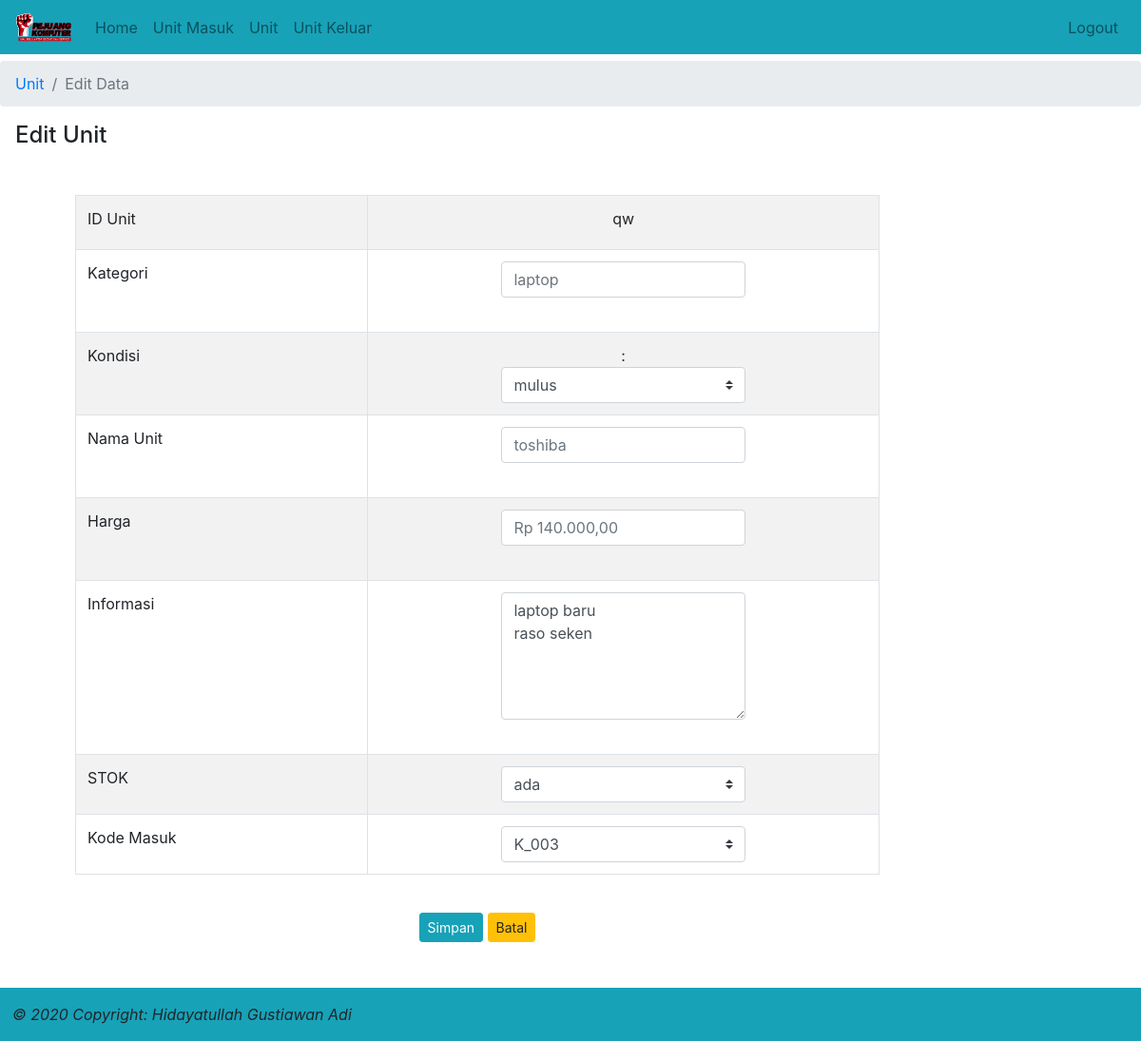
Screenshot of /Uedit.php?id_unit=qw (signed in) with the database file from the repository.
### tables this page shows
CREATE TABLE `unit` (
  `id_unit` varchar(10) NOT NULL,
  `kategori` varchar(20) NOT NULL,
  `kondisi` varchar(10) NOT NULL,
  `nm_unit` varchar(50) NOT NULL,
  `harga` int(10) NOT NULL,
  `informasi` varchar(200) NOT NULL,
  `stok` varchar(10) NOT NULL,
  `kd_masuk` char(5) NOT NULL
);

CREATE TABLE `dt_unit_masuk` (
  `kd_masuk` char(5) NOT NULL,
  `harga_beli` int(10) NOT NULL,
  `tgl_masuk` date NOT NULL
);

### Uedit.php (the view, shortened to what this page needs)
<?php include('index.php');?>
<!DOCTYPE html>
<html>
<head>
</head>
<body>
<nav aria-label="breadcrumb">
	<ol class="breadcrumb mt-3">
    	<li class="breadcrumb-item"><a href="unit(2).php">Unit</a></li>
    	<li class="breadcrumb-item active" aria-current="page">Edit Data</li>
    </ol>
</nav>
<div class="mt-3 m-3">
<h4 class="mt-2">Edit Unit</h4>
<?php
        function rupiah($angka){
            $format_rupiah = "Rp " . number_format($angka,2,',','.');
            return $format_rupiah;
        }
$id_unit = $_GET['id_unit'];
$query = mysql_query("SELECT * FROM unit WHERE id_unit='$id_unit'")or die(mysql_error());
while($fdata = mysql_fetch_array($query)){
?>
	<form action="cek_Uedit.php" method="post">
<div class="table table-responsive mt-3  m-5 col-9">
	<table align="center" class="table table-bordered table-striped table-hover">
    	<tr>
			<td width="90">
            	<label class="teks_inputUnit">ID Unit</label>
            </td>
			<td width="167" align="center">
            	<input type="hidden" name="id_unit" class="form-control col-sm-6" value="<?php echo $fdata['id_unit'] ?>"><?php echo $fdata['id_unit'] ?>
 			</td>
        </tr>
        <tr>
			<td>
            	<label class="teks_inputUnit">Kategori</label>
            </td>
			<td align="center">
            	<input type="text" name="kategori" class="form-control col-sm-6" placeholder="<?php echo $fdata['kategori'] ?>" required><br>
            </td>
        </tr>
        <tr>
			<td>Kondisi
            </td>
		  	<td align="center"> : <br>
   	        	<select name="kondisi" class="custom-select col-sm-6" placeholder="<?php echo $fdata['kondisi'] ?>" required>
    	        	<option value="mulus">mulus</option>
          		</select>
            </td>
        </tr>
        <tr>
			<td>Nama Unit
            </td>
			<td align="center">
            	<input type="text" name="nm_unit" class="form-control col-sm-6" placeholder="<?php echo $fdata['nm_unit'] ?>" required><br>
 			</td>
        </tr>
        <tr>
			<td>Harga
            </td>
			<td align="center">
            	<input type="text" name="harga" class="form-control col-sm-6" placeholder="<?php echo rupiah($fdata['harga']) ?>" required><br>
 			</td>
        </tr>
        <tr>
			<td>
				<label class="teks_inputUnit">Informasi</label>
            </td>
			<td align="center">
            	<textarea name="informasi" cols="45" rows="5" class="form-control col-sm-6" placeholder="<?php echo $fdata['informasi'] ?>"><?php echo $fdata['informasi'] ?></textarea>
            <br>
 			</td>
        </tr>
        <tr>
			<td>STOK
            </td>
			<td align="center">
            	<select name="stok" class="custom-select col-sm-6" placeholder="<?php echo $fdata['stok'] ?>" required>
			  		<option value="ada">ada</option>
			  	</select><br>
		   </td>
        </tr>
        <tr>
			<td>Kode Masuk</td>
        	<td align="center">
            	<select name="kd_msk" class="custom-select col-sm-6" placeholder="<?php echo $fdata['kd_masuk'] ?>" required>
                 		<?php
							$query_mysql = mysql_query("SELECT * FROM dt_unit_masuk")or die(mysql_error());
				 			while($data = mysql_fetch_array($query_mysql))
							{
								echo "<option value='$data[kd_masuk]'";
									if($data['kd_masuk'] == $fdata['kd_masuk']) echo "selected";
								echo ">$data[kd_masuk]</option>";
							}
						?>
          		</select>
           	</td>
        </tr>
	</table>
        	<center>
 			<br>
          <button type="submit" class="btn btn-sm btn-info"><i class="oi oi-task"></i> Simpan</button>
          <button type="reset" class="btn btn-sm btn-warning"><i class="oi oi-circle-x"></i> Batal</button>
          </center>
          </div>
  </form>
  </div>
<?php  }  ?>
<?php include('footer.php');?>
</body>
</html>

### rows the page displays
unit: id_unit "qw", kategori "laptop", kondisi "mulus", nm_unit "toshiba", harga "Rp 140.000,00", informasi "laptop baru raso seken", stok "ada", kd_msk "K_003"
